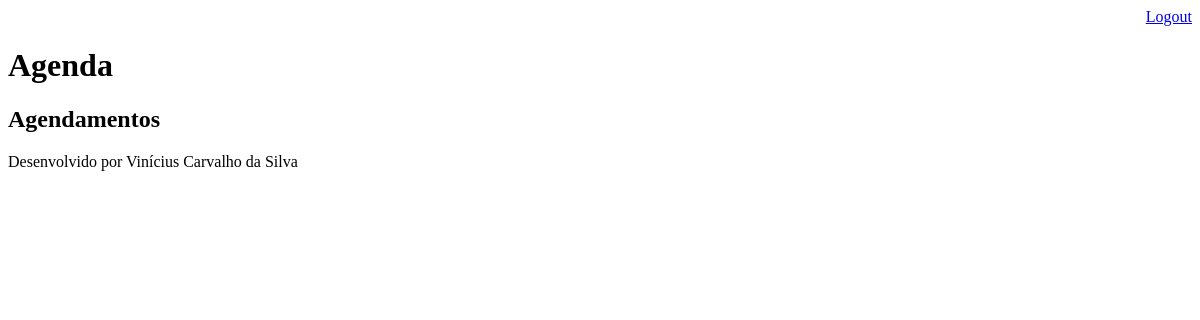
Page /agenda/ (signed in) on the earlier database version.
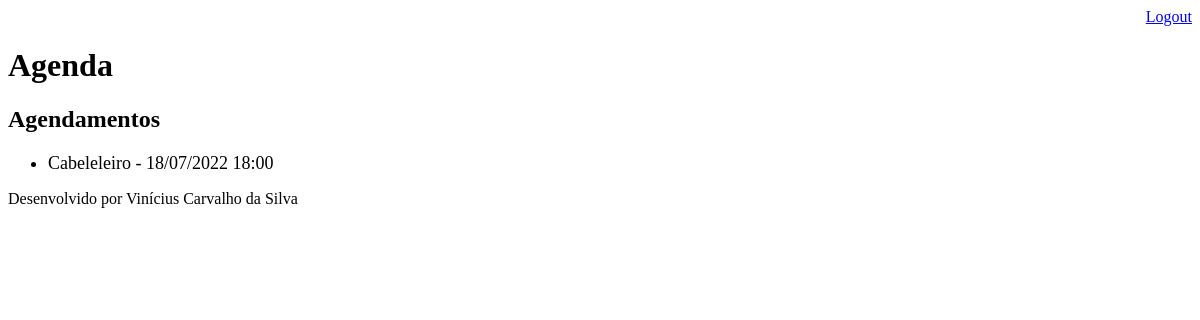
Same page on the later database version.
### core/models.py (models this page shows, shortened)
class Evento(models.Model):
    titulo = models.CharField(max_length=100)
    descricao = models.TextField(blank=True, null=True)
    data_evento = models.DateTimeField(verbose_name = "Data do Evento")
    data_criacao = models.DateTimeField(auto_now=True)
    usuario = models.ForeignKey(User, on_delete=models.CASCADE)
    class Meta:
        db_table = "evento"
    def get_data_evento(self):
        return self.data_evento.strftime('%d/%m/%Y %H:%M')

### core/views.py (the view)
# urls.py: path('agenda/', views.lista_eventos),
@login_required(login_url='/login/')
def lista_eventos(request):
    user = request.user
    evento = Evento.objects.filter(usuario = user)
    dados = {'eventos': evento}
    return render(request, 'agenda.html', dados)

### templates/agenda.html
{% extends "model-page.html" %}
{% block content %}
    <h2>Agendamentos</h2>
    <ul>
        {% for evento in eventos %}
            <li style="font-size: 18px">{{evento.titulo}} - {{evento.get_data_evento}}</li>
        {% endfor %}
    </ul>
{% endblock %}

Differences in the rows shown:
added Evento: titulo "Cabeleleiro", get_data_evento "18/07/2022 18:00"
